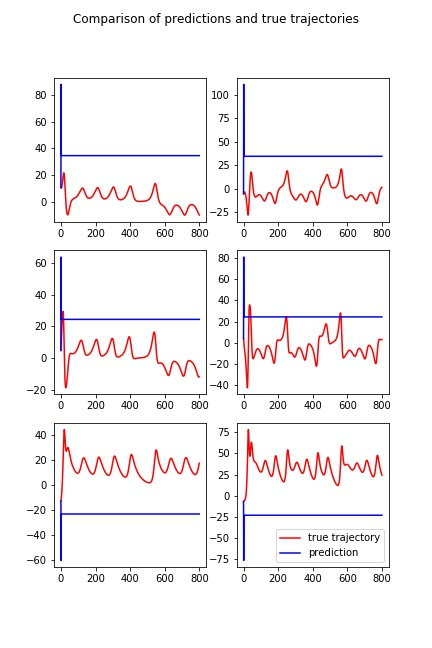

Recreate this plot in Python.
#!/usr/bin/env python3
# -*- coding: utf-8 -*-
"""
Created on Wed May 15 10:27:00 2019

@author: huasongzhang
"""
from keras.models import Model
from keras.models import Sequential
from keras.layers import Dense
import numpy as np
import pandas as pd
import matplotlib.pyplot as plt
from mpl_toolkits.mplot3d import Axes3D 
import random



def lorenz(x, y, z, r, s=10, b=2.667):
    '''
    Given:
       x, y, z: a point of interest in three dimensional space
       s, r, b: parameters defining the lorenz attractor
    Returns:
       x_dot, y_dot, z_dot: values of the lorenz attractor's partial
           derivatives at the point x, y, z
    '''
    x_dot = s*(y - x)
    y_dot = r*x - y - x*z
    z_dot = x*y - b*z
    r_dot = 0
    return x_dot, y_dot, z_dot, r_dot


dt = 0.01
num_steps = 800

# Need one more for the initial values
#xs = np.empty((num_steps*100,))
#ys = np.empty((num_steps*100,))
#zs = np.empty((num_steps*100,))

# Step through "time", calculating the partial derivatives at the current point
# and using them to estimate the next point
R = np.array([10,28,40])
for j in range(3):
    r = R[j]
    globals()['input'+str(j+1)] = np.empty((num_steps*100,4))
    globals()['output'+str(j+1)] = np.empty((num_steps*100,4))
    for k in range(100):
    # Set initial values
        xs = np.empty((num_steps+1,))
        ys = np.empty((num_steps+1,))
        zs = np.empty((num_steps+1,))
        x0 = (np.random.random(3)-0.5)*30;
        xs[0], ys[0], zs[0] = (x0[0], x0[1], x0[2]);
        for i in range(num_steps-1):
            x_dot, y_dot, z_dot, r_dot = lorenz(xs[i], ys[i], zs[i], r)
            xs[i + 1] = xs[i] + (x_dot * dt)
            ys[i + 1] = ys[i] + (y_dot * dt)
            zs[i + 1] = zs[i] + (z_dot * dt)
        b = np.column_stack((xs,ys,zs,r*np.ones(num_steps+1,)))
        globals()['input'+str(j+1)][num_steps*k:num_steps*(k+1),:] = b[0:num_steps,:]
        globals()['output'+str(j+1)][num_steps*k:num_steps*(k+1),:] = b[1:num_steps+1,:]
        

train_input = np.vstack((input1,input2,input3));
train_output = np.vstack((output1,output2,output3));

#%%
# Plot
fig = plt.figure()
ax = fig.gca(projection='3d')
ax.plot(input1[:,0], input1[:,1], input1[:,2], lw=0.5)
ax.set_xlabel("X Axis")
ax.set_ylabel("Y Axis")
ax.set_zlabel("Z Axis")
ax.set_title("Lorenz Attractor")

plt.show()

fig = plt.figure()
ax = fig.gca(projection='3d')
ax.plot(input2[:,0], input2[:,1], input2[:,2], lw=0.5)
ax.set_xlabel("X Axis")
ax.set_ylabel("Y Axis")
ax.set_zlabel("Z Axis")
ax.set_title("Lorenz Attractor")

plt.show()

fig = plt.figure()
ax = fig.gca(projection='3d')
ax.plot(input3[:,0], input3[:,1], input3[:,2], lw=0.5)
ax.set_xlabel("X Axis")
ax.set_ylabel("Y Axis")
ax.set_zlabel("Z Axis")
ax.set_title("Lorenz Attractor")

plt.show()

#%%
model = Sequential()
#model.add(Dense(units=128, activation='relu',input_dim = 4))
model.add(Dense(units=128, activation='sigmoid',input_dim = 4))
model.add(Dense(units=128, activation='relu'))
#model.add(Dense(units=128, activation='tanh'))
model.add(Dense(units=4, activation='linear'))
#model.add(Dense(units=4, activation='softmax'))
#model.compile(loss='mean_squared_error',
#              optimizer='sgd',
#              metrics=['accuracy'])
model.compile(loss='categorical_crossentropy',
              optimizer='sgd',
              metrics=['accuracy'])
model.fit(train_input, train_output, epochs=100)
#loss_and_metrics = model.evaluate(test_input, test_output, batch_size=100)
#classes = model.predict(x_test, batch_size=128)
#%%
steps = 800

Rt = np.array([17,35])
for j in range(2):
    r = Rt[j]
    globals()['test'+str(j+1)] = np.empty((steps,4))
    globals()['pre'+str(j+1)] = np.empty((steps,4))
    # Set initial values
    xs = np.empty((steps,))
    ys = np.empty((steps,))
    zs = np.empty((steps,))
    prediction = np.empty((steps,4))
    x0 = (np.random.random(3)-0.5)*30;
    xs[0], ys[0], zs[0] = (x0[0], x0[1], x0[2]);
    prediction[0,:] = np.array((x0[0],x0[1],x0[2],r))
    for i in range(steps-1):
        x_dot, y_dot, z_dot, z_dot = lorenz(xs[i], ys[i], zs[i], r)
        xs[i + 1] = xs[i] + (x_dot * dt)
        ys[i + 1] = ys[i] + (y_dot * dt)
        zs[i + 1] = zs[i] + (z_dot * dt)
        prediction[i+1,:] = model.predict([[prediction[i,:]]])
    b = np.column_stack((xs,ys,zs,r*np.ones(steps,)))
    globals()['test'+str(j+1)] = b
    globals()['pre'+str(j+1)] = prediction


#%%
# Plot
fig = plt.figure()
ax = fig.gca(projection='3d')
ax.plot(test1[:,0], test1[:,1], test1[:,2], lw=0.5)
ax.plot(pre1[:,0], pre1[:,1], pre1[:,2], lw=0.5)
ax.set_xlabel("X Axis")
ax.set_ylabel("Y Axis")
ax.set_zlabel("Z Axis")
ax.set_title("Lorenz Attractor")

plt.show()

#%%
# Plot
fig = plt.figure()
ax = fig.gca(projection='3d')
ax.plot(test2[:,0], test2[:,1], test2[:,2], lw=0.5)
ax.plot(pre2[:,0], pre2[:,1], pre2[:,2], lw=0.5)
ax.set_xlabel("X Axis")
ax.set_ylabel("Y Axis")
ax.set_zlabel("Z Axis")
ax.set_title("Lorenz Attractor")

plt.show()

#%%
fig, ax = plt.subplots(3,2,figsize=(6, 9))
ax[0,0].plot(test1[:,0],'r')
ax[0,0].plot(pre1[:,0],'b')
ax[1,0].plot(test1[:,1],'r')
ax[1,0].plot(pre1[:,1],'b')
ax[2,0].plot(test1[:,2],'r')
ax[2,0].plot(pre1[:,2],'b')
ax[0,1].plot(test2[:,0],'r')
ax[0,1].plot(pre2[:,0],'b')
ax[1,1].plot(test2[:,1],'r')
ax[1,1].plot(pre2[:,1],'b')
ax[2,1].plot(test2[:,2],'r',label = 'true trajectory')
ax[2,1].plot(pre2[:,2],'b',label = 'prediction')
ax[2,1].legend()
fig.suptitle('Comparison of predictions and true trajectories')
fig.savefig('lorenz.jpg')



    
